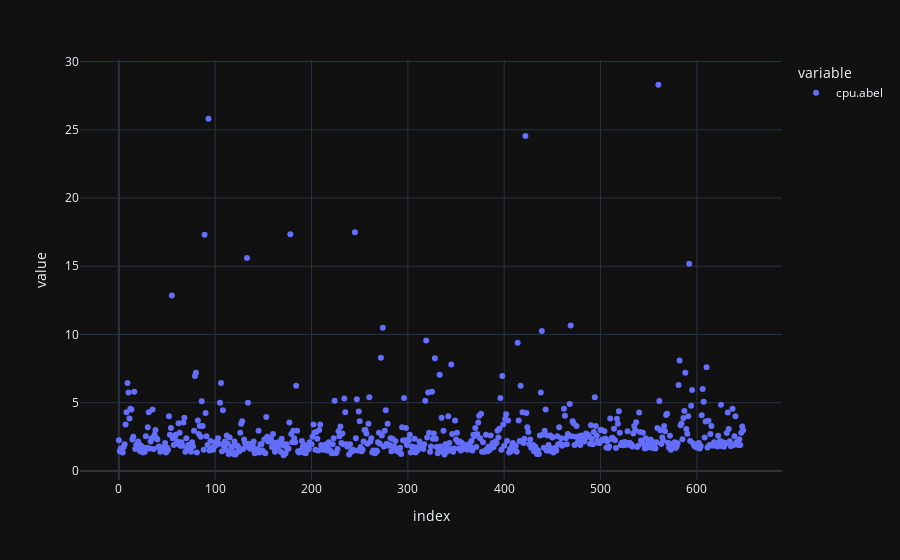

The notebook cell saved with this chart:
### Code cell
cpu = pd.DataFrame(cpu)
cpu.columns = ['cpu.abel']
cpu
px.scatter(cpu)
#c = round(int(float('2.56789')), 2)
#c

### Figure 1 — Plotly figure (JSON) as saved in the notebook; plotly's stock layout.template omitted (floating-point values rounded to 4 significant figures; data arrays with more than 128 entries replaced by an {"elided": "..."} marker saying what was removed)
{"data": [{"hovertemplate": "variable=cpu.abel<br>index=%{x}<br>value=%{y}<extra></extra>", "legendgroup": "cpu.abel", "marker": {"color": "#636efa", "symbol": "circle"}, "mode": "markers", "name": "cpu.abel", "orientation": "v", "showlegend": true, "x": {"elided": "649 int values"}, "xaxis": "x", "y": {"elided": "649 float values"}, "yaxis": "y", "type": "scatter"}], "layout": {"xaxis": {"anchor": "y", "domain": [0.0, 1.0], "title": {"text": "index"}}, "yaxis": {"anchor": "x", "domain": [0.0, 1.0], "title": {"text": "value"}}, "legend": {"title": {"text": "variable"}, "tracegroupgap": 0}, "margin": {"t": 60}}}
